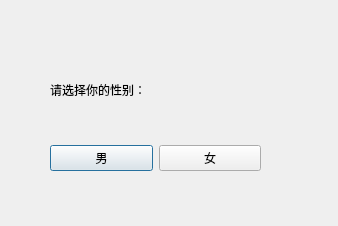
<?xml version="1.0" encoding="UTF-8"?>
<ui version="4.0">
 <class>ChildDialog_SelectGender</class>
 <widget class="QDialog" name="ChildDialog_SelectGender">
  <property name="geometry">
   <rect>
    <x>0</x>
    <y>0</y>
    <width>338</width>
    <height>226</height>
   </rect>
  </property>
  <property name="windowTitle">
   <string>性别选择</string>
  </property>
  <widget class="QWidget" name="verticalLayoutWidget">
   <property name="geometry">
    <rect>
     <x>50</x>
     <y>40</y>
     <width>211</width>
     <height>131</height>
    </rect>
   </property>
   <layout class="QVBoxLayout" name="verticalLayout">
    <item>
     <widget class="QLabel" name="label_SelectGender">
      <property name="text">
       <string>请选择你的性别：</string>
      </property>
     </widget>
    </item>
    <item>
     <layout class="QHBoxLayout" name="horizontalLayout">
      <item>
       <widget class="QPushButton" name="button_Male">
        <property name="text">
         <string>男</string>
        </property>
       </widget>
      </item>
      <item>
       <widget class="QPushButton" name="button_Female">
        <property name="text">
         <string>女</string>
        </property>
       </widget>
      </item>
     </layout>
    </item>
   </layout>
  </widget>
 </widget>
 <resources/>
 <connections/>
</ui>
